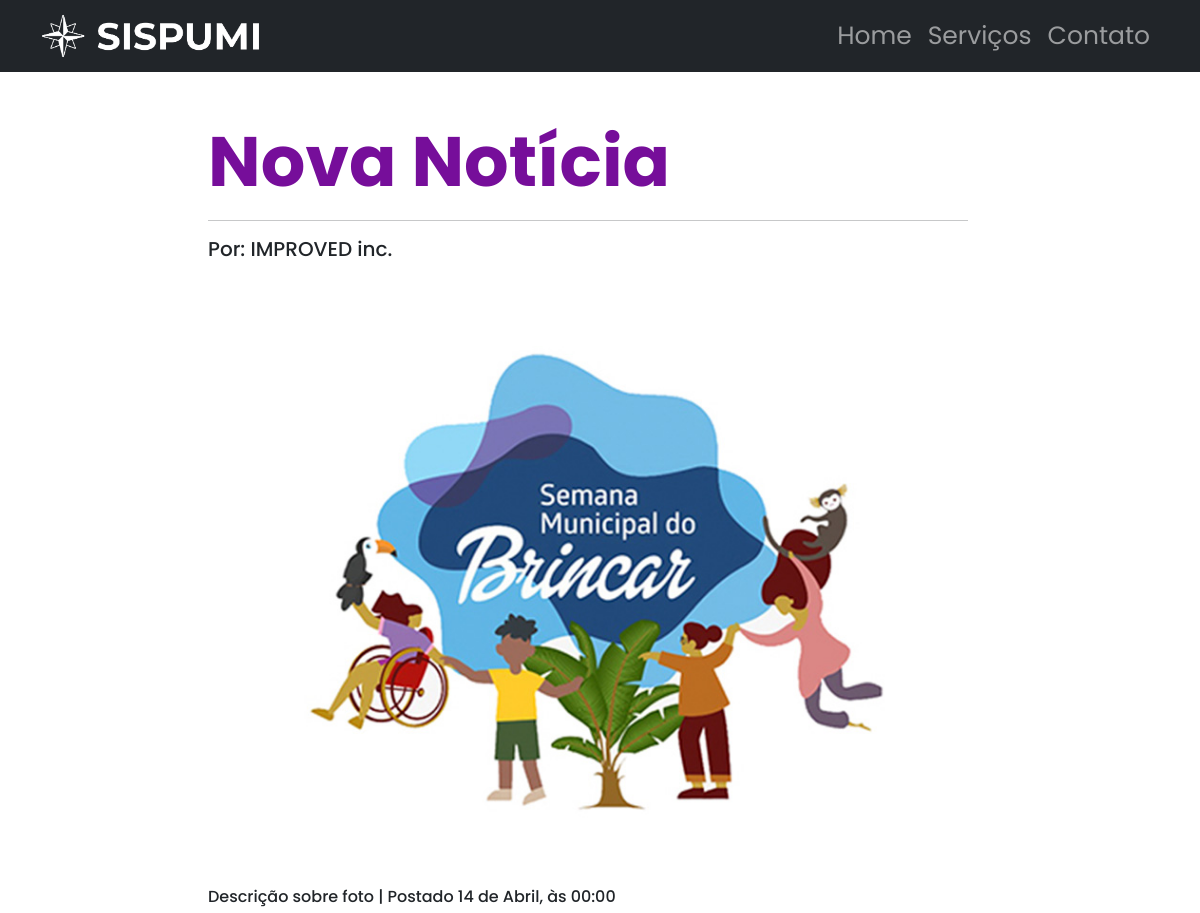
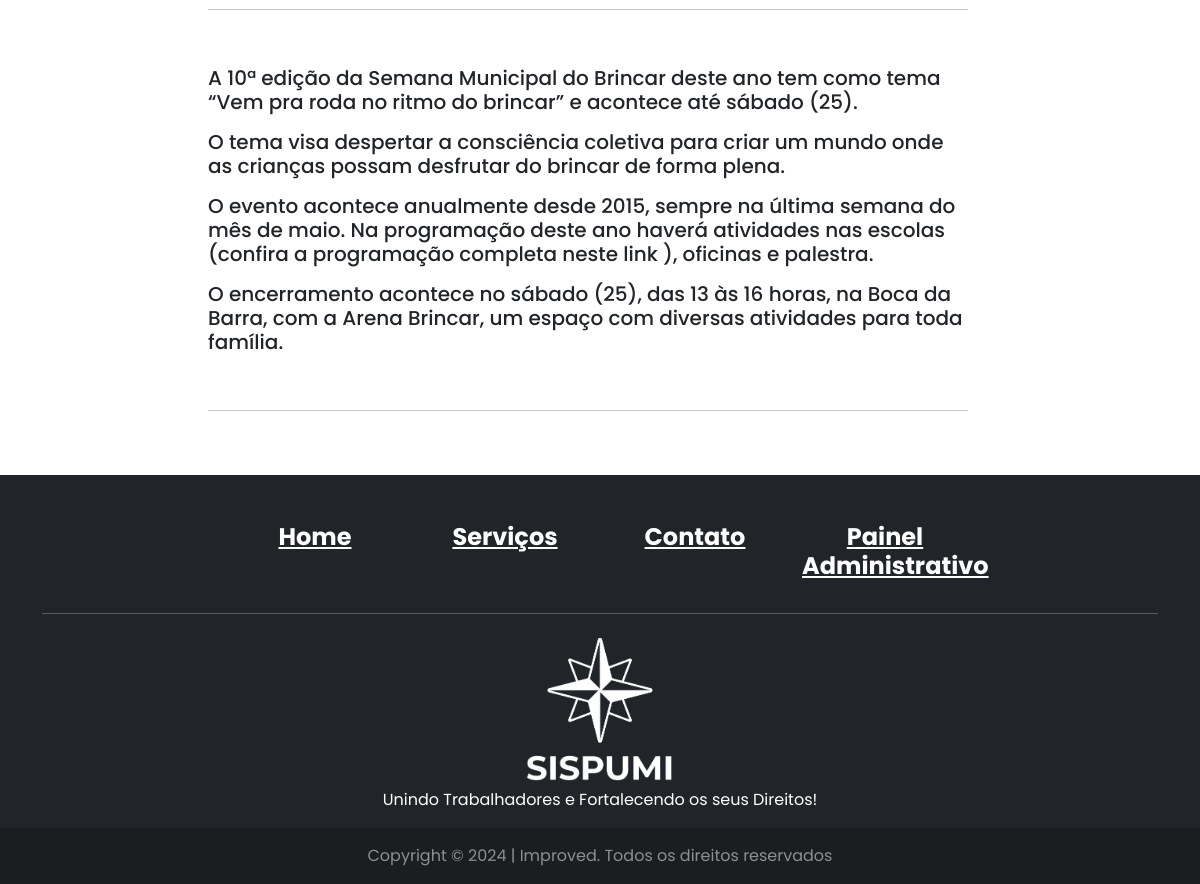
/noticias.php?id_noticia=3, run on the app's committed database (2 pictures, top to bottom).
### tables this page shows
CREATE TABLE IF NOT EXISTS `noticia` (
  `id_noticia` int(11) NOT NULL AUTO_INCREMENT,
  `titulo_noticia` varchar(45) NOT NULL,
  `texto_noticia` text NOT NULL,
  `imagem_noticia` text NOT NULL,
  `link_noticia` text,
  `status_noticia` int(11) NOT NULL,
  `adm_id_adm` int(11) DEFAULT NULL,
  PRIMARY KEY (`id_noticia`),
  KEY `adm_id_adm` (`adm_id_adm`)
);

### noticias.php (the view, shortened to what this page needs)
<?php
include('conexao.php');
if(isset($_GET['id_noticia'])){
  $id_noticia = $_GET['id_noticia'];
  $sql1 = 'SELECT * FROM noticia WHERE id_noticia = '.$id_noticia;
}else{
  header("Location: ./index.php");
}
?>
<!DOCTYPE html>
<html>
<head>
	<link rel="stylesheet" type="text/css" href="css/bootstrap.min.css">
</head>
<body>
<nav class="navbar navbar-expand-lg navbar-dark bg-dark static-top">
  <div class="container">
    <a class="navbar-brand" href="index.php">
      <img src="./img/logo.png" alt="..." height="46">
    </a>
    <div class="collapse navbar-collapse" id="navbarSupportedContent">
      <ul class="navbar-nav ms-auto">
        <li class="nav-item">
          <a class="nav-link" aria-current="page" href="index.php" style="font-size: 25px;">Home</a>
        </li>
        <li class="nav-item">
          <a class="nav-link" href="servicos.html" style="font-size: 25px;">Serviços</a>
        </li>
        <li class="nav-item">
          <a class="nav-link" href="contato.html" style="font-size: 25px;">Contato</a>
        </li>
      </ul>
    </div>
  </div>
</nav>
<br>
<?php
  $executa = $con->query($sql1);
  if($executa -> fetch_array() == ""){
    echo 'erro';
  }else{
    $executa = $con->query($sql1);
    while($noticia = $executa -> fetch_array()){
      $titulo = $noticia['titulo_noticia'];
      $texto = $noticia['texto_noticia'];
      $imagem = $noticia['imagem_noticia'];
    }
  }
?>
<div class="row container-fluid">
  <div class="col-sm-2"></div>
  <div class="col-sm-8">
    <br>
    <h1 style="font-size: 70px; color: #760E9A;"><strong><?php echo $titulo; ?></strong></h1>
    <hr>
    <h5>Por: IMPROVED inc.</h5>
    <br>
 	  <img src="<?php echo $imagem; ?>" class="rounded" alt="..." style="max-width: 100%;">
  <br><br>
  <h6>Descrição sobre foto | Postado 14 de Abril, às 00:00</h6>
  <hr>
  <br>
  <h5>    <?php echo '<p>'.$texto.'</p>'; ?></h5>
    <br>
    <hr>
  </div>
  <div class="col-sm-2"></div>
</div>
<footer class="text-center text-white bg-dark">
    <div class="container">
      <section class="mt-5">
        <div class="row text-center d-flex justify-content-center pt-5">
          <div class="col-md-2">
            <h4 class="font-weight-bold">
              <a href="./index.php" class="text-white"><strong>Home</strong></a>
            </h4>
          </div>
          <div class="col-md-2">
            <h4 class="font-weight-bold">
              <a href="./servicos.php" class="text-white"><strong>Serviços</strong></a>
            </h4>
          </div>
          <div class="col-md-2">
            <h4 class="font-weight-bold">
              <a href="./contato.php" class="text-white"><strong>Contato</strong></a>
            </h4>
          </div>
          <div class="col-md-2">
            <h4 class="font-weight-bold">
              <a href="./login.php" class="text-white"><strong>Painel Administrativo</strong></a>
            </h4>
          </div>
        </div>
      </section>
      <hr class="my-4" />
        <div class="row d-flex justify-content-center">
          <div class="col-lg-8 text-white">
            <img src="./img/logo1.png" alt="..." height="150">
            <p>
               Unindo Trabalhadores e Fortalecendo os seus Direitos!
            </p>
          </div>
        </div>
    </div>
    <div
         class="text-center p-3 text-white-50"
         style="background-color: rgba(0, 0, 0, 0.2)"
         >
      Copyright © 2024 | Improved. Todos os direitos reservados
    </div>
  </footer>
</body>
</html>

### noticias.php (style rules this page uses)
body { font-family: poppins; }

### data on the page
noticia: titulo_noticia "Nova Notícia", imagem_noticia (picture), texto_noticia "A 10ª edição da Semana Municipal do Brincar deste ano tem como tema “Vem pra roda no ritmo do brincar” e acontece até sábado (25). O tema visa despertar a consciência coletiva para criar um mundo onde as crianças possam desfrutar do brincar de forma plena. O evento acontece anualmente desde 2015, sempre na última semana do mês de maio. Na programação deste ano haverá atividades nas escolas (confira a programação completa neste link ), oficinas e palestra. O encerramento acontece no sábado (25), das 13 às 16 horas, na Boca da Barra, com a Arena Brincar, um espaço com diversas atividades para toda família."
